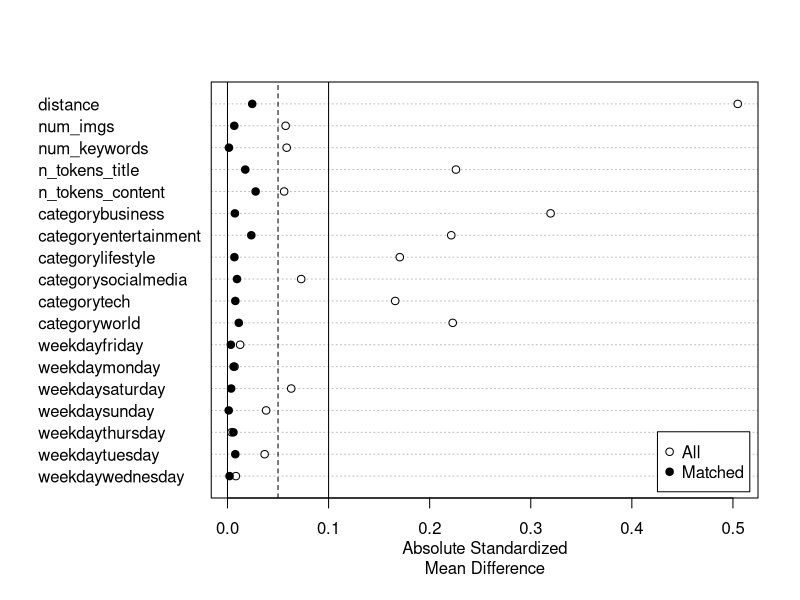
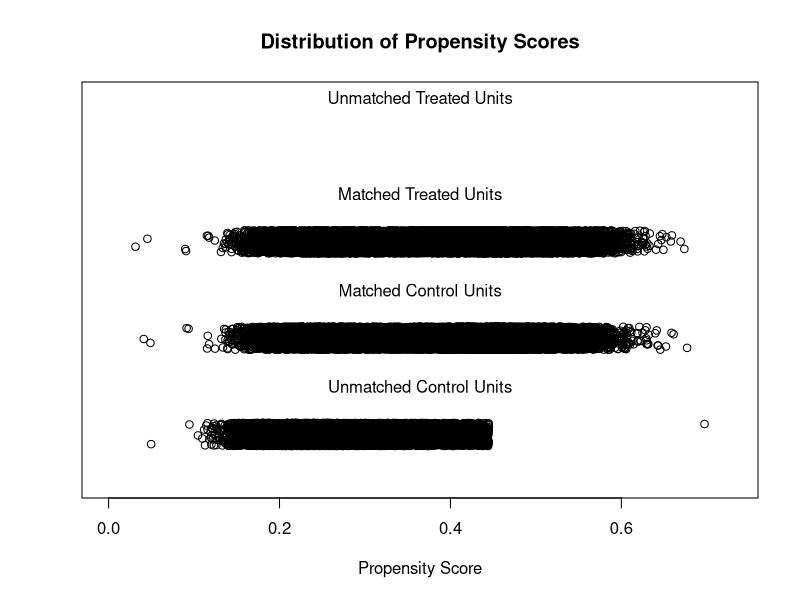
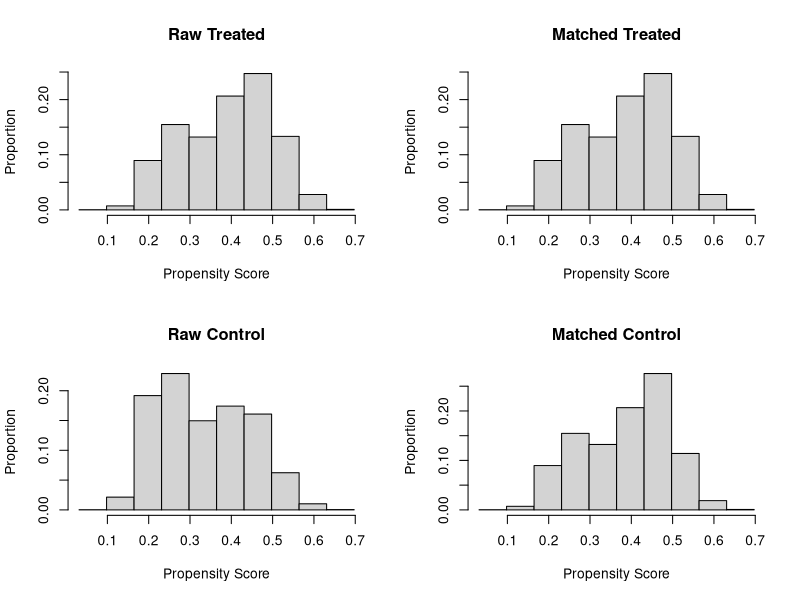

Here is the R script that generated these plots, in order:
#Task 1

# Work space preliminaries  
#setwd
rm(list = ls())  
ds <- read.csv("D5.2 Mashable.csv")   
summary(ds) 

# a. Define a treatment indicator variable that equals 1 if the number of videos 
#included in an article (num_videos) is larger than zero, and which equals 0 otherwise.
ds$indicator<-NA
ds$indicator[ds$num_videos>0]<-1
ds$indicator[ds$num_videos==0 & is.na(ds$indicator)]<-0
                         
#b. Based on linear regression results (i.e., correlational estimate), whether the 
#treatment associated to a typically larger or lower number of shares
reg1<-lm(formula=shares~indicator,data=ds)
summary (reg1)
#drawing from the p-value of 2e-16, which smaller than 0.05, there is significant correlation between share and video numbers
#since the coefficient is 1418.71, which means the treatment associated to a larger number of shares

#Task 2:
#a. Create a matched sample based on logistic propensity scores.
# Perform matching 
# Required packages
library(MatchIt) 
matched <- matchit(indicator ~ num_imgs+num_keywords+n_tokens_title+n_tokens_content
                   +category+weekday,method = "nearest", data = ds)
matched 

#b. Assess the balancing of the matched sample.
plot(summary(matched, standardize = TRUE))
summary(matched)

#c. Assess the overlap of the matched sample.
# Overalp assessment 
plot(matched,  type = "jitter", interactive = FALSE)
plot(matched,  type = "histogram", interactive = FALSE)

#Task 3:
#a. Do videos increase the number of shares? Estimate the ATE for the
#treatment defined as an article including at least one video. 
# Create matched data set 
ds_matched = match.data(matched, distance = "pscore") 
dim(ds_matched)
table(ds_matched$indicator)

# Estimate ATE 
summary(lm(shares~ indicator, data = ds_matched))  
summary(lm(shares~ indicator, data = ds)) 
summary(lm(shares ~ num_imgs+num_keywords+n_tokens_title+n_tokens_content
           +category+weekday, data = ds_matched))
summary(lm(shares ~ num_imgs+num_keywords+n_tokens_title+n_tokens_content
           +category+weekday, data = ds))

#c.Does the ATE depend on the specific number of videos included? 
# (i) articles that include no videos vs articles that contain 1 video
summary(lm(shares ~ num_videos, data = ds_matched[ds_matched$num_videos==0|ds_matched$num_videos==1,]))  
table(ds_matched$indicator[ds_matched$num_videos])

# (ii) articles that include 1 video vs articles that contain 2 or more videos

summary(lm(shares ~num_videos, data = ds_matched[ds_matched$num_videos==1|ds_matched$num_videos>=2,]))  
table(ds_matched$indicator[ds_matched$num_videos])
